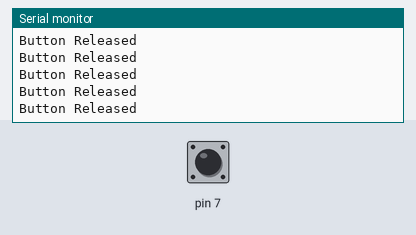
This sketch was run on a simulated Arduino Uno, built with avr-gcc and run on an emulated ATmega328P. On the bench: the last lines printed to the serial monitor. The inputs (shaded band) are chosen by the test bench; at power-on: pin 7 LOW.

Above: at 1.2 s.
1.3 s: pin 7 driven HIGH
At 2.2 s:
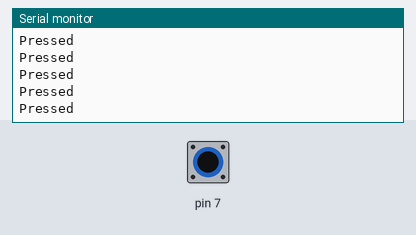
3.2 s: pin 7 pulsed LOW 2 times (0.12 s each, 0.3 s apart)
6.8 s: pin 7 driven LOW
At 7.8 s:
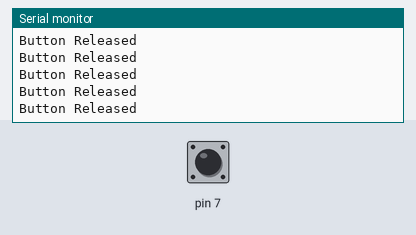
9.8 s: pin 7 pulsed HIGH 5 times (0.12 s each, 0.3 s apart)
At 10.5 s:
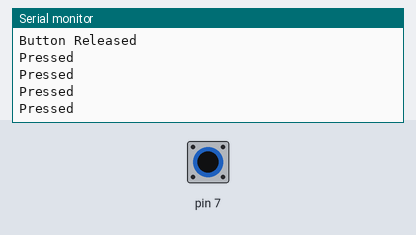

Measured:
- after the input at 1.3 s, the serial monitor: prints a new line after 0.08 s (image 1)
- after the input at 6.8 s, the serial monitor: prints a new line after 0.08 s (image 2)

The sketch:

Button05.ino
```cpp
void setup() {
  // put your setup code here, to run once:
      pinMode(7,INPUT);
      Serial.begin(9600);
      Serial.println("Program Start");
}

void loop() {
    if (digitalRead(7) == HIGH)
        {
            Serial.println("Pressed");
        }
        else
        {
            Serial.println("Button Released");
        }
}
```
